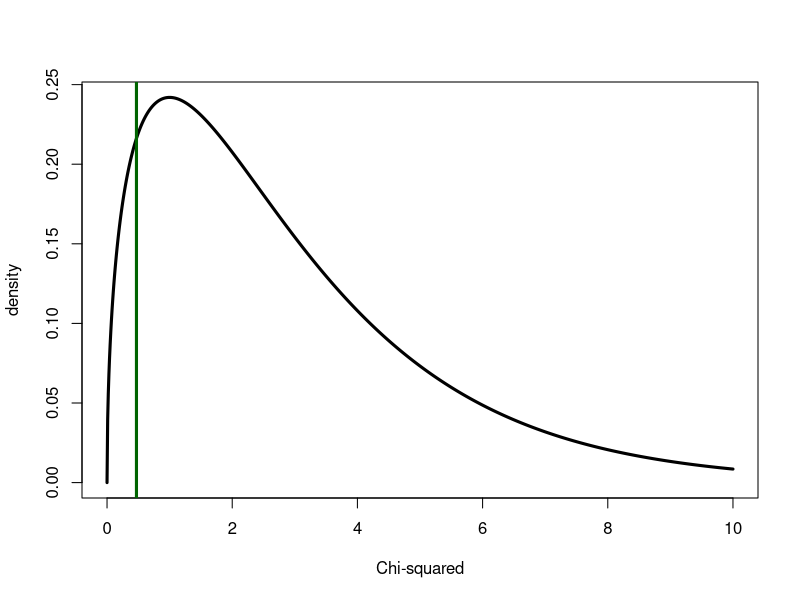
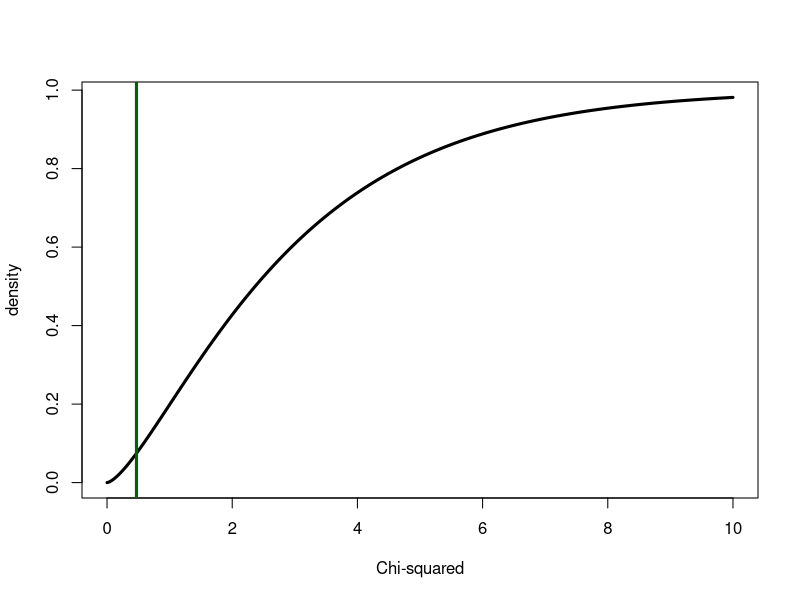

Recreate these plots in R, in order.
# Script: Mendel_Chi_Square_Test.R
# Description: This script performs a Chi-squared test on Mendel's data and generates plots of the Chi-squared distribution.
# Optionally, the plots can be saved as PDF files.

# Flag to control PDF generation
generate_pdf <- FALSE  # Set to TRUE to generate PDF files

# Mendel's experimental data
mendel <- c(315, 101, 108, 32)

# Total number of observations
n <- sum(mendel)

# Expected proportions under the null hypothesis (9:3:3:1 ratio)
p0 <- c(9, 3, 3, 1) / 16

# Observed proportions
ph <- mendel / n

# Observed and expected counts
obser <- mendel
expec <- sum(mendel) * p0

# Calculate the Chi-squared statistic
Chi <- sum((obser - expec)^2 / expec)

# First plot: Chi-squared density plot
x <- seq(0, 10, by = 0.01)
if (generate_pdf) pdf("plot-mendel-sri-1.pdf", width = 6, height = 4)
plot(x, dchisq(x, df = 3), type = "l", lwd = 3,
     ylab = "density", xlab = "Chi-squared")
abline(v = Chi, col = "darkgreen", lwd = 3)
if (generate_pdf) dev.off()

# Second plot: Chi-squared cumulative distribution function (CDF)
if (generate_pdf) pdf("plot-mendel-sri-2.pdf", width = 6, height = 4)
plot(x, pchisq(x, df = 3), type = "l", lwd = 3,
     ylab = "density", xlab = "Chi-squared")
abline(v = Chi, col = "darkgreen", lwd = 3)
if (generate_pdf) dev.off()

# Likelihood ratio test statistic for the multinomial distribution
lr <- 2 * (dmultinom(mendel, prob = ph, log = TRUE) -
             dmultinom(mendel, prob = p0, log = TRUE))

# Print the Chi-squared statistic and likelihood ratio
cat("Chi-squared statistic:", Chi, "\n")
cat("Likelihood ratio statistic:", lr, "\n")
